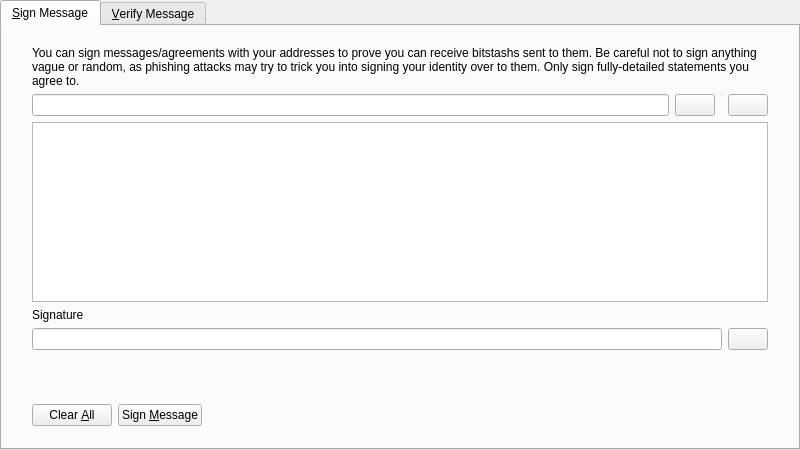
<?xml version="1.0" encoding="UTF-8"?>
<ui version="4.0">
 <class>SignVerifyMessageDialog</class>
 <widget class="QDialog" name="SignVerifyMessageDialog">
  <property name="geometry">
   <rect>
    <x>0</x>
    <y>0</y>
    <width>800</width>
    <height>450</height>
   </rect>
  </property>
  <property name="windowTitle">
   <string>Signatures - Sign / Verify a Message</string>
  </property>
  <property name="modal">
   <bool>true</bool>
  </property>
  <layout class="QVBoxLayout" name="verticalLayout">
   <property name="leftMargin">
    <number>0</number>
   </property>
   <property name="topMargin">
    <number>0</number>
   </property>
   <property name="rightMargin">
    <number>0</number>
   </property>
   <property name="bottomMargin">
    <number>0</number>
   </property>
   <item>
    <widget class="QTabWidget" name="tabWidget">
     <property name="currentIndex">
      <number>0</number>
     </property>
     <widget class="QWidget" name="tabSignMessage">
      <attribute name="title">
       <string>&amp;Sign Message</string>
      </attribute>
      <layout class="QVBoxLayout" name="verticalLayout_SM">
       <property name="leftMargin">
        <number>0</number>
       </property>
       <property name="topMargin">
        <number>0</number>
       </property>
       <property name="rightMargin">
        <number>0</number>
       </property>
       <property name="bottomMargin">
        <number>0</number>
       </property>
       <item>
        <layout class="QVBoxLayout" name="verticalLayout_3">
         <property name="leftMargin">
          <number>30</number>
         </property>
         <property name="topMargin">
          <number>20</number>
         </property>
         <property name="rightMargin">
          <number>30</number>
         </property>
         <property name="bottomMargin">
          <number>20</number>
         </property>
         <item>
          <widget class="QLabel" name="infoLabel_SM">
           <property name="text">
            <string>You can sign messages/agreements with your addresses to prove you can receive bitstashs sent to them. Be careful not to sign anything vague or random, as phishing attacks may try to trick you into signing your identity over to them. Only sign fully-detailed statements you agree to.</string>
           </property>
           <property name="textFormat">
            <enum>Qt::PlainText</enum>
           </property>
           <property name="wordWrap">
            <bool>true</bool>
           </property>
          </widget>
         </item>
         <item>
          <layout class="QHBoxLayout" name="horizontalLayout_1_SM">
           <property name="spacing">
            <number>6</number>
           </property>
           <item>
            <widget class="QValidatedLineEdit" name="addressIn_SM">
             <property name="toolTip">
              <string>The BitStash address to sign the message with</string>
             </property>
            </widget>
           </item>
           <item>
            <widget class="QPushButton" name="addressBookButton_SM">
             <property name="toolTip">
              <string>Choose previously used address</string>
             </property>
             <property name="text">
              <string/>
             </property>
             <property name="icon">
              <iconset resource="../bitcoin.qrc">
               <normaloff>:/icons/address-book</normaloff>:/icons/address-book</iconset>
             </property>
             <property name="shortcut">
              <string>Alt+A</string>
             </property>
             <property name="autoDefault">
              <bool>false</bool>
             </property>
            </widget>
           </item>
           <item>
            <widget class="Line" name="vLine">
             <property name="maximumSize">
              <size>
               <width>1</width>
               <height>22</height>
              </size>
             </property>
             <property name="orientation">
              <enum>Qt::Vertical</enum>
             </property>
            </widget>
           </item>
           <item>
            <widget class="QPushButton" name="pasteButton_SM">
             <property name="toolTip">
              <string>Paste address from clipboard</string>
             </property>
             <property name="text">
              <string/>
             </property>
             <property name="icon">
              <iconset resource="../bitcoin.qrc">
               <normaloff>:/icons/editpaste</normaloff>:/icons/editpaste</iconset>
             </property>
             <property name="shortcut">
              <string>Alt+P</string>
             </property>
             <property name="autoDefault">
              <bool>false</bool>
             </property>
            </widget>
           </item>
          </layout>
         </item>
         <item>
          <widget class="QPlainTextEdit" name="messageIn_SM">
           <property name="toolTip">
            <string>Enter the message you want to sign here</string>
           </property>
          </widget>
         </item>
         <item>
          <widget class="QLabel" name="signatureLabel_SM">
           <property name="text">
            <string>Signature</string>
           </property>
           <property name="textFormat">
            <enum>Qt::PlainText</enum>
           </property>
          </widget>
         </item>
         <item>
          <layout class="QHBoxLayout" name="horizontalLayout_2_SM">
           <property name="spacing">
            <number>6</number>
           </property>
           <item>
            <widget class="QLineEdit" name="signatureOut_SM">
             <property name="font">
              <font>
               <italic>true</italic>
              </font>
             </property>
             <property name="readOnly">
              <bool>true</bool>
             </property>
            </widget>
           </item>
           <item>
            <widget class="QPushButton" name="copySignatureButton_SM">
             <property name="toolTip">
              <string>Copy the current signature to the system clipboard</string>
             </property>
             <property name="text">
              <string/>
             </property>
             <property name="icon">
              <iconset resource="../bitcoin.qrc">
               <normaloff>:/icons/editcopy</normaloff>:/icons/editcopy</iconset>
             </property>
             <property name="autoDefault">
              <bool>false</bool>
             </property>
            </widget>
           </item>
          </layout>
         </item>
        </layout>
       </item>
       <item>
        <widget class="QWidget" name="buttonsContainerWhite" native="true">
         <layout class="QHBoxLayout" name="horizontalLayout">
          <property name="leftMargin">
           <number>30</number>
          </property>
          <property name="topMargin">
           <number>15</number>
          </property>
          <property name="rightMargin">
           <number>30</number>
          </property>
          <item>
           <widget class="QPushButton" name="clearButton_SM">
            <property name="toolTip">
             <string>Reset all sign message fields</string>
            </property>
            <property name="text">
             <string>Clear &amp;All</string>
            </property>
            <property name="icon">
             <iconset resource="../bitcoin.qrc">
              <normaloff>:/icons/remove</normaloff>:/icons/remove</iconset>
            </property>
            <property name="autoDefault">
             <bool>false</bool>
            </property>
           </widget>
          </item>
          <item>
           <widget class="QPushButton" name="signMessageButton_SM">
            <property name="toolTip">
             <string>Sign the message to prove you own this BitStash address</string>
            </property>
            <property name="text">
             <string>Sign &amp;Message</string>
            </property>
            <property name="icon">
             <iconset resource="../bitcoin.qrc">
              <normaloff>:/icons/edit</normaloff>:/icons/edit</iconset>
            </property>
            <property name="autoDefault">
             <bool>false</bool>
            </property>
           </widget>
          </item>
          <item>
           <spacer name="horizontalSpacer_1_SM">
            <property name="orientation">
             <enum>Qt::Horizontal</enum>
            </property>
            <property name="sizeHint" stdset="0">
             <size>
              <width>40</width>
              <height>48</height>
             </size>
            </property>
           </spacer>
          </item>
          <item>
           <widget class="QLabel" name="statusLabel_SM">
            <property name="font">
             <font>
              <weight>75</weight>
              <bold>true</bold>
             </font>
            </property>
            <property name="text">
             <string/>
            </property>
            <property name="wordWrap">
             <bool>true</bool>
            </property>
           </widget>
          </item>
          <item>
           <spacer name="horizontalSpacer_2_SM">
            <property name="orientation">
             <enum>Qt::Horizontal</enum>
            </property>
            <property name="sizeHint" stdset="0">
             <size>
              <width>40</width>
              <height>48</height>
             </size>
            </property>
           </spacer>
          </item>
         </layout>
        </widget>
       </item>
      </layout>
     </widget>
     <widget class="QWidget" name="tabVerifyMessage">
      <attribute name="title">
       <string>&amp;Verify Message</string>
      </attribute>
      <layout class="QVBoxLayout" name="verticalLayout_VM">
       <property name="leftMargin">
        <number>0</number>
       </property>
       <property name="topMargin">
        <number>0</number>
       </property>
       <property name="rightMargin">
        <number>0</number>
       </property>
       <property name="bottomMargin">
        <number>0</number>
       </property>
       <item>
        <layout class="QVBoxLayout" name="verticalLayout_2">
         <property name="leftMargin">
          <number>30</number>
         </property>
         <property name="topMargin">
          <number>20</number>
         </property>
         <property name="rightMargin">
          <number>30</number>
         </property>
         <property name="bottomMargin">
          <number>20</number>
         </property>
         <item>
          <widget class="QLabel" name="infoLabel_VM">
           <property name="text">
            <string>Enter the receiver's address, message (ensure you copy line breaks, spaces, tabs, etc. exactly) and signature below to verify the message. Be careful not to read more into the signature than what is in the signed message itself, to avoid being tricked by a man-in-the-middle attack. Note that this only proves the signing party receives with the address, it cannot prove sendership of any transaction!</string>
           </property>
           <property name="textFormat">
            <enum>Qt::PlainText</enum>
           </property>
           <property name="alignment">
            <set>Qt::AlignLeading|Qt::AlignLeft|Qt::AlignTop</set>
           </property>
           <property name="wordWrap">
            <bool>true</bool>
           </property>
          </widget>
         </item>
         <item>
          <layout class="QHBoxLayout" name="horizontalLayout_1_VM">
           <property name="spacing">
            <number>6</number>
           </property>
           <item>
            <widget class="QValidatedLineEdit" name="addressIn_VM">
             <property name="toolTip">
              <string>The BitStash address the message was signed with</string>
             </property>
            </widget>
           </item>
           <item>
            <widget class="QPushButton" name="addressBookButton_VM">
             <property name="toolTip">
              <string>Choose previously used address</string>
             </property>
             <property name="text">
              <string/>
             </property>
             <property name="icon">
              <iconset resource="../bitcoin.qrc">
               <normaloff>:/icons/address-book</normaloff>:/icons/address-book</iconset>
             </property>
             <property name="shortcut">
              <string>Alt+A</string>
             </property>
             <property name="autoDefault">
              <bool>false</bool>
             </property>
            </widget>
           </item>
          </layout>
         </item>
         <item>
          <widget class="QPlainTextEdit" name="messageIn_VM"/>
         </item>
         <item>
          <widget class="QValidatedLineEdit" name="signatureIn_VM"/>
         </item>
        </layout>
       </item>
       <item>
        <widget class="QWidget" name="buttonsContainerWhite_" native="true">
         <layout class="QHBoxLayout" name="horizontalLayout_2">
          <property name="leftMargin">
           <number>30</number>
          </property>
          <property name="topMargin">
           <number>15</number>
          </property>
          <property name="rightMargin">
           <number>30</number>
          </property>
          <item>
           <widget class="QPushButton" name="clearButton_VM">
            <property name="toolTip">
             <string>Reset all verify message fields</string>
            </property>
            <property name="text">
             <string>Clear &amp;All</string>
            </property>
            <property name="icon">
             <iconset resource="../bitcoin.qrc">
              <normaloff>:/icons/remove</normaloff>:/icons/remove</iconset>
            </property>
            <property name="autoDefault">
             <bool>false</bool>
            </property>
           </widget>
          </item>
          <item>
           <widget class="QPushButton" name="verifyMessageButton_VM">
            <property name="toolTip">
             <string>Verify the message to ensure it was signed with the specified BitStash address</string>
            </property>
            <property name="text">
             <string>Verify &amp;Message</string>
            </property>
            <property name="icon">
             <iconset resource="../bitcoin.qrc">
              <normaloff>:/icons/transaction_0</normaloff>:/icons/transaction_0</iconset>
            </property>
            <property name="autoDefault">
             <bool>false</bool>
            </property>
           </widget>
          </item>
          <item>
           <spacer name="horizontalSpacer_1_VM">
            <property name="orientation">
             <enum>Qt::Horizontal</enum>
            </property>
            <property name="sizeHint" stdset="0">
             <size>
              <width>40</width>
              <height>48</height>
             </size>
            </property>
           </spacer>
          </item>
          <item>
           <widget class="QLabel" name="statusLabel_VM">
            <property name="font">
             <font>
              <weight>75</weight>
              <bold>true</bold>
             </font>
            </property>
            <property name="text">
             <string/>
            </property>
            <property name="wordWrap">
             <bool>true</bool>
            </property>
           </widget>
          </item>
          <item>
           <spacer name="horizontalSpacer_2_VM">
            <property name="orientation">
             <enum>Qt::Horizontal</enum>
            </property>
            <property name="sizeHint" stdset="0">
             <size>
              <width>40</width>
              <height>48</height>
             </size>
            </property>
           </spacer>
          </item>
         </layout>
        </widget>
       </item>
      </layout>
     </widget>
    </widget>
   </item>
  </layout>
 </widget>
 <customwidgets>
  <customwidget>
   <class>QValidatedLineEdit</class>
   <extends>QLineEdit</extends>
   <header>qt/qvalidatedlineedit.h</header>
  </customwidget>
 </customwidgets>
 <resources>
  <include location="../bitcoin.qrc"/>
 </resources>
 <connections/>
</ui>
